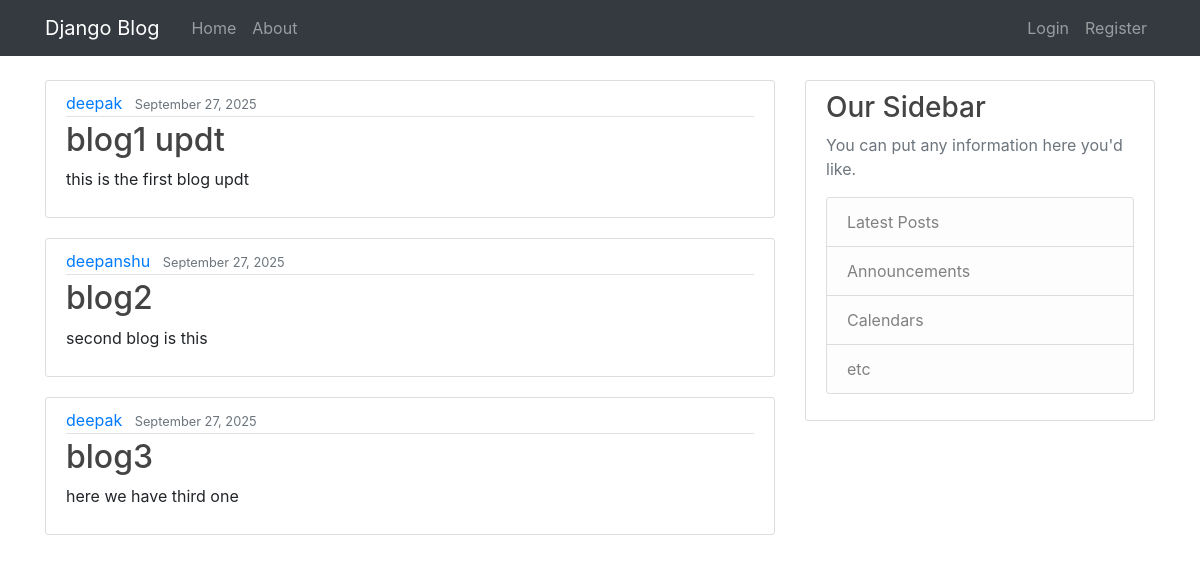
The page / on the database its author committed.
### posts/models.py (models this page shows, shortened)
class Post(models.Model):
    title = models.CharField(max_length=100)
    content = models.TextField()
    date_posted = models.DateTimeField(default=timezone.now)
    author = models.ForeignKey(User, on_delete=models.CASCADE)

### posts/views.py (the view)
# urls.py: 2. Add a URL to urlpatterns:  path('', views.home, name='home')
def home(request):
    context = {
        'cont': Post.objects.all()
    }
    return render(request, 'posts/home.html', context)

### posts/templates/posts/home.html
{% extends "posts/base.html" %}
{% block content %}
    {% for conts in cont %}
        <article class="media content-section">
          <div class="media-body">
            <div class="article-metadata">
              <a class="mr-2" href="#">{{ conts.author }}</a>
              <small class="text-muted">{{ conts.date_posted|date:"F d, Y" }}</small>
            </div>
            <h2><a class="article-title" href="#">{{ conts.title }}</a></h2>
            <p class="article-content">{{ conts.content }}</p>
          </div>
        </article>
    {% endfor %}
{% endblock content %}

### posts/templates/posts/base.html (shortened to what this page needs)
{% load static %}
<!DOCTYPE html>
<html>
<head>
    <link rel="stylesheet" href="{% static 'posts/main.css' %}">
    <link rel="stylesheet" href="https://stackpath.bootstrapcdn.com/bootstrap/4.3.1/css/bootstrap.min.css">
</head>
<body>
    <header class="site-header">
        <nav class="navbar navbar-expand-md navbar-dark bg-dark fixed-top">
            <div class="container">
                <a class="navbar-brand mr-4" href="{% url 'home' %}">Django Blog</a>
                <div class="collapse navbar-collapse" id="navbarToggle">
                    <div class="navbar-nav mr-auto">
                        <a class="nav-item nav-link" href="{% url 'home' %}">Home</a>
                        <a class="nav-item nav-link" href="{% url 'about' %}">About</a>
                    </div>
                    <div class="navbar-nav ml-auto">
                        {% if user.is_authenticated %}
                            <a class="nav-item nav-link" href="{% url 'profile' %}">Profile</a>
                            <form action="{% url 'logout' %}" method="POST" style="display:inline;">
                                {% csrf_token %}
                                <button type="submit" class="nav-item nav-link btn btn-link" style="padding:0; color:rgba(255,255,255,.5); text-decoration:none;">
                                    Logout
                                </button>
                            </form>
                        {% else %}
                            <a class="nav-item nav-link" href="{% url 'login' %}">Login</a>
                            <a class="nav-item nav-link" href="{% url 'register' %}">Register</a>
                        {% endif %}
                    </div>
                </div>
            </div>
        </nav>
    </header>
    <main role="main" class="container" style="margin-top:80px;">
        <div class="row">
            <div class="col-md-8">
                {% block content %}{% endblock %}
            </div>
            <div class="col-md-4">
                <div class="content-section">
                    <h3>Our Sidebar</h3>
                    <p class="text-muted">You can put any information here you'd like.
                        <ul class="list-group">
                            <li class="list-group-item list-group-item-light">Latest Posts</li>
                            <li class="list-group-item list-group-item-light">Announcements</li>
                            <li class="list-group-item list-group-item-light">Calendars</li>
                            <li class="list-group-item list-group-item-light">etc</li>
                        </ul>
                    </p>
                </div>
            </div>
        </div>
    </main>
</body>
</html>

### posts/static/posts/main.css (style rules this page uses)
body { background: #fafafa; color: #333333; margin-top: 5rem; }
h1, h2, h3, h4, h5, h6 { color: #444444; }
ul { margin: 0; }
.site-header .navbar-nav .nav-link { color: #cbd5db; }
.content-section { background: #ffffff; padding: 10px 20px; border: 1px solid #dddddd; border-radius: 3px; margin-bottom: 20px; }
.article-title { color: #444444; }
.article-content { white-space: pre-line; }
.article-metadata { padding-bottom: 1px; margin-bottom: 4px; border-bottom: 1px solid #e3e3e3 }

### rows shown on the page
Post: author "deepak", date_posted "September 27, 2025", title "blog1 updt", content "this is the first blog updt"
Post: author "deepanshu", date_posted "September 27, 2025", title "blog2", content "second blog is this"
Post: author "deepak", date_posted "September 27, 2025", title "blog3", content "here we have third one"
